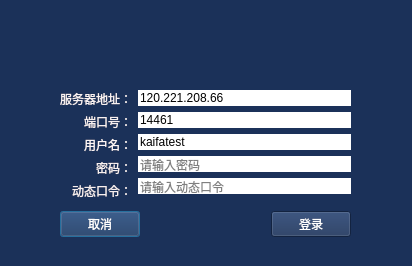
<?xml version="1.0" encoding="UTF-8"?>
<ui version="4.0">
 <class>LoginDialog</class>
 <widget class="QDialog" name="LoginDialog">
  <property name="geometry">
   <rect>
    <x>0</x>
    <y>0</y>
    <width>412</width>
    <height>266</height>
   </rect>
  </property>
  <property name="windowTitle">
   <string>登录窗口</string>
  </property>
  <property name="windowIcon">
   <iconset resource="resource.qrc">
    <normaloff>:/new/index/taskbar</normaloff>:/new/index/taskbar</iconset>
  </property>
  <property name="styleSheet">
   <string notr="true">background-color: rgb(27, 49, 89);
color: rgb(255, 255, 255);</string>
  </property>
  <widget class="QWidget" name="layoutWidget">
   <property name="geometry">
    <rect>
     <x>60</x>
     <y>210</y>
     <width>291</width>
     <height>29</height>
    </rect>
   </property>
   <layout class="QHBoxLayout" name="horizontalLayout_2">
    <item>
     <widget class="QPushButton" name="quitPushButton">
      <property name="palette">
       <palette>
        <active>
         <colorrole role="WindowText">
          <brush brushstyle="SolidPattern">
           <color alpha="255">
            <red>255</red>
            <green>255</green>
            <blue>255</blue>
           </color>
          </brush>
         </colorrole>
         <colorrole role="Button">
          <brush brushstyle="SolidPattern">
           <color alpha="255">
            <red>27</red>
            <green>49</green>
            <blue>89</blue>
           </color>
          </brush>
         </colorrole>
         <colorrole role="Text">
          <brush brushstyle="SolidPattern">
           <color alpha="255">
            <red>255</red>
            <green>255</green>
            <blue>255</blue>
           </color>
          </brush>
         </colorrole>
         <colorrole role="ButtonText">
          <brush brushstyle="SolidPattern">
           <color alpha="255">
            <red>255</red>
            <green>255</green>
            <blue>255</blue>
           </color>
          </brush>
         </colorrole>
         <colorrole role="Base">
          <brush brushstyle="SolidPattern">
           <color alpha="255">
            <red>27</red>
            <green>49</green>
            <blue>89</blue>
           </color>
          </brush>
         </colorrole>
         <colorrole role="Window">
          <brush brushstyle="SolidPattern">
           <color alpha="255">
            <red>27</red>
            <green>49</green>
            <blue>89</blue>
           </color>
          </brush>
         </colorrole>
         <colorrole role="PlaceholderText">
          <brush brushstyle="NoBrush">
           <color alpha="128">
            <red>255</red>
            <green>255</green>
            <blue>255</blue>
           </color>
          </brush>
         </colorrole>
        </active>
        <inactive>
         <colorrole role="WindowText">
          <brush brushstyle="SolidPattern">
           <color alpha="255">
            <red>255</red>
            <green>255</green>
            <blue>255</blue>
           </color>
          </brush>
         </colorrole>
         <colorrole role="Button">
          <brush brushstyle="SolidPattern">
           <color alpha="255">
            <red>27</red>
            <green>49</green>
            <blue>89</blue>
           </color>
          </brush>
         </colorrole>
         <colorrole role="Text">
          <brush brushstyle="SolidPattern">
           <color alpha="255">
            <red>255</red>
            <green>255</green>
            <blue>255</blue>
           </color>
          </brush>
         </colorrole>
         <colorrole role="ButtonText">
          <brush brushstyle="SolidPattern">
           <color alpha="255">
            <red>255</red>
            <green>255</green>
            <blue>255</blue>
           </color>
          </brush>
         </colorrole>
         <colorrole role="Base">
          <brush brushstyle="SolidPattern">
           <color alpha="255">
            <red>27</red>
            <green>49</green>
            <blue>89</blue>
           </color>
          </brush>
         </colorrole>
         <colorrole role="Window">
          <brush brushstyle="SolidPattern">
           <color alpha="255">
            <red>27</red>
            <green>49</green>
            <blue>89</blue>
           </color>
          </brush>
         </colorrole>
         <colorrole role="PlaceholderText">
          <brush brushstyle="NoBrush">
           <color alpha="128">
            <red>255</red>
            <green>255</green>
            <blue>255</blue>
           </color>
          </brush>
         </colorrole>
        </inactive>
        <disabled>
         <colorrole role="WindowText">
          <brush brushstyle="SolidPattern">
           <color alpha="255">
            <red>255</red>
            <green>255</green>
            <blue>255</blue>
           </color>
          </brush>
         </colorrole>
         <colorrole role="Button">
          <brush brushstyle="SolidPattern">
           <color alpha="255">
            <red>27</red>
            <green>49</green>
            <blue>89</blue>
           </color>
          </brush>
         </colorrole>
         <colorrole role="Text">
          <brush brushstyle="SolidPattern">
           <color alpha="255">
            <red>255</red>
            <green>255</green>
            <blue>255</blue>
           </color>
          </brush>
         </colorrole>
         <colorrole role="ButtonText">
          <brush brushstyle="SolidPattern">
           <color alpha="255">
            <red>255</red>
            <green>255</green>
            <blue>255</blue>
           </color>
          </brush>
         </colorrole>
         <colorrole role="Base">
          <brush brushstyle="SolidPattern">
           <color alpha="255">
            <red>27</red>
            <green>49</green>
            <blue>89</blue>
           </color>
          </brush>
         </colorrole>
         <colorrole role="Window">
          <brush brushstyle="SolidPattern">
           <color alpha="255">
            <red>27</red>
            <green>49</green>
            <blue>89</blue>
           </color>
          </brush>
         </colorrole>
         <colorrole role="PlaceholderText">
          <brush brushstyle="NoBrush">
           <color alpha="128">
            <red>255</red>
            <green>255</green>
            <blue>255</blue>
           </color>
          </brush>
         </colorrole>
        </disabled>
       </palette>
      </property>
      <property name="text">
       <string>取消</string>
      </property>
     </widget>
    </item>
    <item>
     <spacer name="horizontalSpacer">
      <property name="orientation">
       <enum>Qt::Horizontal</enum>
      </property>
      <property name="sizeHint" stdset="0">
       <size>
        <width>40</width>
        <height>20</height>
       </size>
      </property>
     </spacer>
    </item>
    <item>
     <widget class="QPushButton" name="loginPushButton">
      <property name="palette">
       <palette>
        <active>
         <colorrole role="WindowText">
          <brush brushstyle="SolidPattern">
           <color alpha="255">
            <red>255</red>
            <green>255</green>
            <blue>255</blue>
           </color>
          </brush>
         </colorrole>
         <colorrole role="Button">
          <brush brushstyle="SolidPattern">
           <color alpha="255">
            <red>27</red>
            <green>49</green>
            <blue>89</blue>
           </color>
          </brush>
         </colorrole>
         <colorrole role="Text">
          <brush brushstyle="SolidPattern">
           <color alpha="255">
            <red>255</red>
            <green>255</green>
            <blue>255</blue>
           </color>
          </brush>
         </colorrole>
         <colorrole role="ButtonText">
          <brush brushstyle="SolidPattern">
           <color alpha="255">
            <red>255</red>
            <green>255</green>
            <blue>255</blue>
           </color>
          </brush>
         </colorrole>
         <colorrole role="Base">
          <brush brushstyle="SolidPattern">
           <color alpha="255">
            <red>27</red>
            <green>49</green>
            <blue>89</blue>
           </color>
          </brush>
         </colorrole>
         <colorrole role="Window">
          <brush brushstyle="SolidPattern">
           <color alpha="255">
            <red>27</red>
            <green>49</green>
            <blue>89</blue>
           </color>
          </brush>
         </colorrole>
         <colorrole role="PlaceholderText">
          <brush brushstyle="NoBrush">
           <color alpha="128">
            <red>255</red>
            <green>255</green>
            <blue>255</blue>
           </color>
          </brush>
         </colorrole>
        </active>
        <inactive>
         <colorrole role="WindowText">
          <brush brushstyle="SolidPattern">
           <color alpha="255">
            <red>255</red>
            <green>255</green>
            <blue>255</blue>
           </color>
          </brush>
         </colorrole>
         <colorrole role="Button">
          <brush brushstyle="SolidPattern">
           <color alpha="255">
            <red>27</red>
            <green>49</green>
            <blue>89</blue>
           </color>
          </brush>
         </colorrole>
         <colorrole role="Text">
          <brush brushstyle="SolidPattern">
           <color alpha="255">
            <red>255</red>
            <green>255</green>
            <blue>255</blue>
           </color>
          </brush>
         </colorrole>
         <colorrole role="ButtonText">
          <brush brushstyle="SolidPattern">
           <color alpha="255">
            <red>255</red>
            <green>255</green>
            <blue>255</blue>
           </color>
          </brush>
         </colorrole>
         <colorrole role="Base">
          <brush brushstyle="SolidPattern">
           <color alpha="255">
            <red>27</red>
            <green>49</green>
            <blue>89</blue>
           </color>
          </brush>
         </colorrole>
         <colorrole role="Window">
          <brush brushstyle="SolidPattern">
           <color alpha="255">
            <red>27</red>
            <green>49</green>
            <blue>89</blue>
           </color>
          </brush>
         </colorrole>
         <colorrole role="PlaceholderText">
          <brush brushstyle="NoBrush">
           <color alpha="128">
            <red>255</red>
            <green>255</green>
            <blue>255</blue>
           </color>
          </brush>
         </colorrole>
        </inactive>
        <disabled>
         <colorrole role="WindowText">
          <brush brushstyle="SolidPattern">
           <color alpha="255">
            <red>255</red>
            <green>255</green>
            <blue>255</blue>
           </color>
          </brush>
         </colorrole>
         <colorrole role="Button">
          <brush brushstyle="SolidPattern">
           <color alpha="255">
            <red>27</red>
            <green>49</green>
            <blue>89</blue>
           </color>
          </brush>
         </colorrole>
         <colorrole role="Text">
          <brush brushstyle="SolidPattern">
           <color alpha="255">
            <red>255</red>
            <green>255</green>
            <blue>255</blue>
           </color>
          </brush>
         </colorrole>
         <colorrole role="ButtonText">
          <brush brushstyle="SolidPattern">
           <color alpha="255">
            <red>255</red>
            <green>255</green>
            <blue>255</blue>
           </color>
          </brush>
         </colorrole>
         <colorrole role="Base">
          <brush brushstyle="SolidPattern">
           <color alpha="255">
            <red>27</red>
            <green>49</green>
            <blue>89</blue>
           </color>
          </brush>
         </colorrole>
         <colorrole role="Window">
          <brush brushstyle="SolidPattern">
           <color alpha="255">
            <red>27</red>
            <green>49</green>
            <blue>89</blue>
           </color>
          </brush>
         </colorrole>
         <colorrole role="PlaceholderText">
          <brush brushstyle="NoBrush">
           <color alpha="128">
            <red>255</red>
            <green>255</green>
            <blue>255</blue>
           </color>
          </brush>
         </colorrole>
        </disabled>
       </palette>
      </property>
      <property name="text">
       <string>登录</string>
      </property>
     </widget>
    </item>
   </layout>
  </widget>
  <widget class="QWidget" name="layoutWidget">
   <property name="geometry">
    <rect>
     <x>60</x>
     <y>90</y>
     <width>291</width>
     <height>108</height>
    </rect>
   </property>
   <layout class="QHBoxLayout" name="horizontalLayout">
    <item>
     <layout class="QVBoxLayout" name="verticalLayout">
      <item>
       <widget class="QLabel" name="label">
        <property name="text">
         <string>&lt;html&gt;&lt;head/&gt;&lt;body&gt;&lt;p&gt;&lt;span style=&quot; color:#f9f2f2;&quot;&gt;服务器地址：&lt;/span&gt;&lt;/p&gt;&lt;/body&gt;&lt;/html&gt;</string>
        </property>
       </widget>
      </item>
      <item>
       <widget class="QLabel" name="label_4">
        <property name="text">
         <string>&lt;html&gt;&lt;head/&gt;&lt;body&gt;&lt;p&gt;&lt;span style=&quot; color:#f7f0f0;&quot;&gt;端口号：&lt;/span&gt;&lt;/p&gt;&lt;/body&gt;&lt;/html&gt;</string>
        </property>
        <property name="alignment">
         <set>Qt::AlignRight|Qt::AlignTrailing|Qt::AlignVCenter</set>
        </property>
       </widget>
      </item>
      <item>
       <widget class="QLabel" name="label_2">
        <property name="text">
         <string>&lt;html&gt;&lt;head/&gt;&lt;body&gt;&lt;p&gt;&lt;span style=&quot; color:#fdf6f6;&quot;&gt;用户名：&lt;/span&gt;&lt;/p&gt;&lt;/body&gt;&lt;/html&gt;</string>
        </property>
        <property name="alignment">
         <set>Qt::AlignRight|Qt::AlignTrailing|Qt::AlignVCenter</set>
        </property>
       </widget>
      </item>
      <item>
       <widget class="QLabel" name="label_3">
        <property name="text">
         <string>&lt;html&gt;&lt;head/&gt;&lt;body&gt;&lt;p&gt;&lt;span style=&quot; color:#f7f0f0;&quot;&gt;密码：&lt;/span&gt;&lt;/p&gt;&lt;/body&gt;&lt;/html&gt;</string>
        </property>
        <property name="alignment">
         <set>Qt::AlignRight|Qt::AlignTrailing|Qt::AlignVCenter</set>
        </property>
       </widget>
      </item>
      <item>
       <widget class="QLabel" name="label_5">
        <property name="text">
         <string>&lt;html&gt;&lt;head/&gt;&lt;body&gt;&lt;p&gt;&lt;span style=&quot; color:#f7f0f0;&quot;&gt;动态口令：&lt;/span&gt;&lt;/p&gt;&lt;/body&gt;&lt;/html&gt;</string>
        </property>
        <property name="alignment">
         <set>Qt::AlignRight|Qt::AlignTrailing|Qt::AlignVCenter</set>
        </property>
       </widget>
      </item>
     </layout>
    </item>
    <item>
     <layout class="QVBoxLayout" name="verticalLayout_2">
      <item>
       <widget class="QLineEdit" name="serverLineEdit">
        <property name="minimumSize">
         <size>
          <width>200</width>
          <height>0</height>
         </size>
        </property>
        <property name="styleSheet">
         <string notr="true">background-color: rgb(255, 255, 255);
border: 0px solid white;
color: rgb(0, 0, 0);</string>
        </property>
        <property name="text">
         <string>120.221.208.66</string>
        </property>
        <property name="placeholderText">
         <string>请输入vpn服务器地址</string>
        </property>
       </widget>
      </item>
      <item>
       <widget class="QLineEdit" name="portLineEdit">
        <property name="styleSheet">
         <string notr="true">background-color: rgb(255, 255, 255);
border: 0px solid white;
color: rgb(0, 0, 0);</string>
        </property>
        <property name="text">
         <string>14461</string>
        </property>
        <property name="placeholderText">
         <string>请输入服务器端口号</string>
        </property>
       </widget>
      </item>
      <item>
       <widget class="QLineEdit" name="usernameLineEdit">
        <property name="styleSheet">
         <string notr="true">background-color: rgb(255, 255, 255);
border: 0px solid white;
color: rgb(0, 0, 0);</string>
        </property>
        <property name="text">
         <string>kaifatest</string>
        </property>
        <property name="placeholderText">
         <string>请输入用户名</string>
        </property>
       </widget>
      </item>
      <item>
       <widget class="QLineEdit" name="passwdLineEdit">
        <property name="styleSheet">
         <string notr="true">background-color: rgb(255, 255, 255);
border: 0px solid white;
color: rgb(0, 0, 0);</string>
        </property>
        <property name="text">
         <string/>
        </property>
        <property name="echoMode">
         <enum>QLineEdit::Password</enum>
        </property>
        <property name="placeholderText">
         <string>请输入密码</string>
        </property>
       </widget>
      </item>
      <item>
       <widget class="QLineEdit" name="otpLineEdit">
        <property name="styleSheet">
         <string notr="true">background-color: rgb(255, 255, 255);
border: 0px solid white;
color: rgb(0, 0, 0);</string>
        </property>
        <property name="text">
         <string/>
        </property>
        <property name="placeholderText">
         <string>请输入动态口令</string>
        </property>
       </widget>
      </item>
     </layout>
    </item>
   </layout>
  </widget>
  <widget class="QWidget" name="widget" native="true">
   <property name="geometry">
    <rect>
     <x>0</x>
     <y>0</y>
     <width>451</width>
     <height>61</height>
    </rect>
   </property>
   <widget class="QLabel" name="loginLogoLabel">
    <property name="geometry">
     <rect>
      <x>10</x>
      <y>10</y>
      <width>401</width>
      <height>61</height>
     </rect>
    </property>
    <property name="styleSheet">
     <string notr="true">border-image: url(:/new/vpn/midlogo);</string>
    </property>
    <property name="text">
     <string/>
    </property>
   </widget>
  </widget>
  <widget class="QLabel" name="error_label">
   <property name="geometry">
    <rect>
     <x>380</x>
     <y>140</y>
     <width>101</width>
     <height>21</height>
    </rect>
   </property>
   <property name="text">
    <string/>
   </property>
  </widget>
 </widget>
 <tabstops>
  <tabstop>serverLineEdit</tabstop>
  <tabstop>usernameLineEdit</tabstop>
  <tabstop>passwdLineEdit</tabstop>
  <tabstop>loginPushButton</tabstop>
  <tabstop>quitPushButton</tabstop>
 </tabstops>
 <resources>
  <include location="resource.qrc"/>
 </resources>
 <connections/>
</ui>
